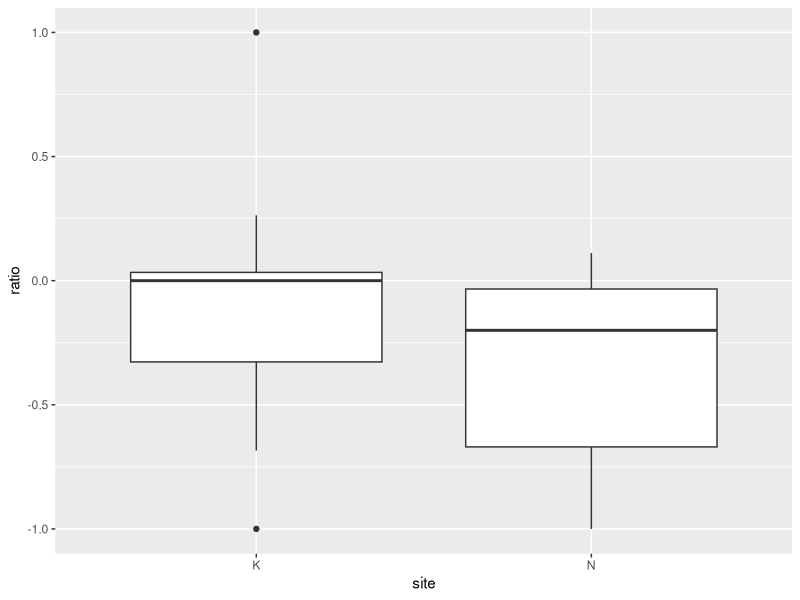
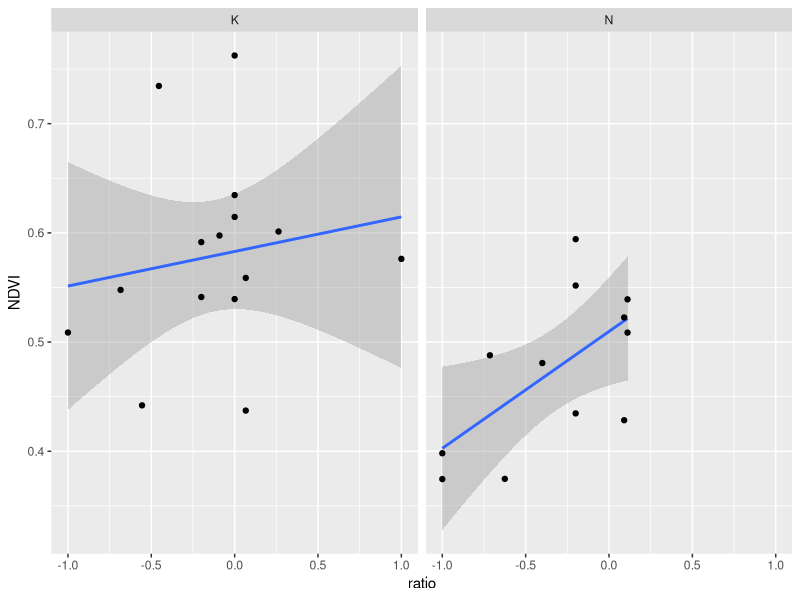
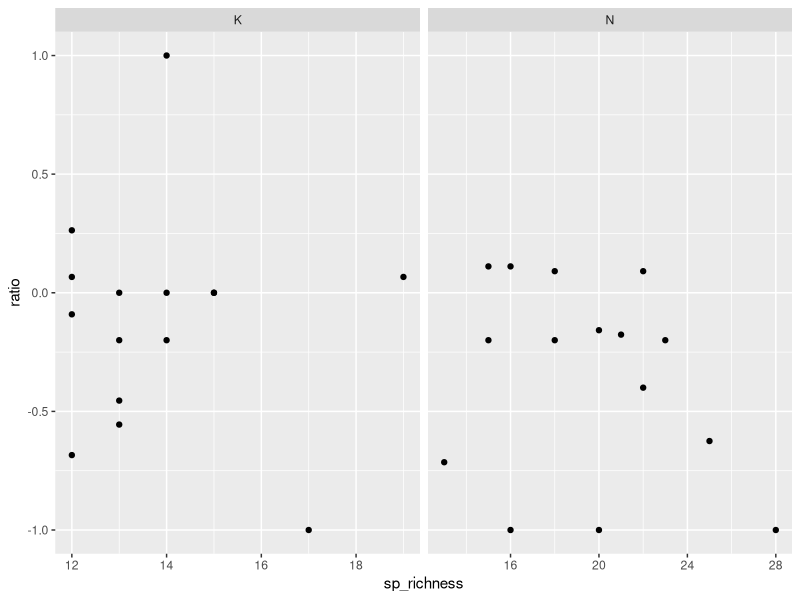
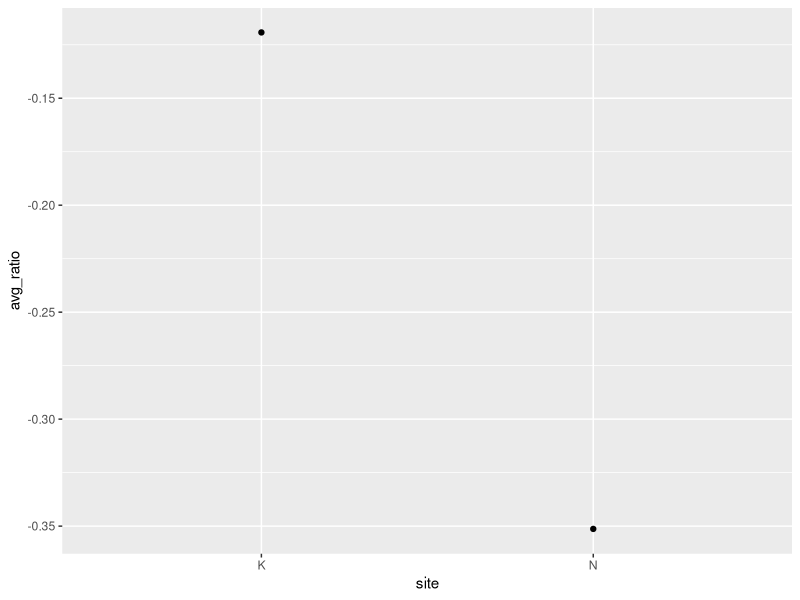
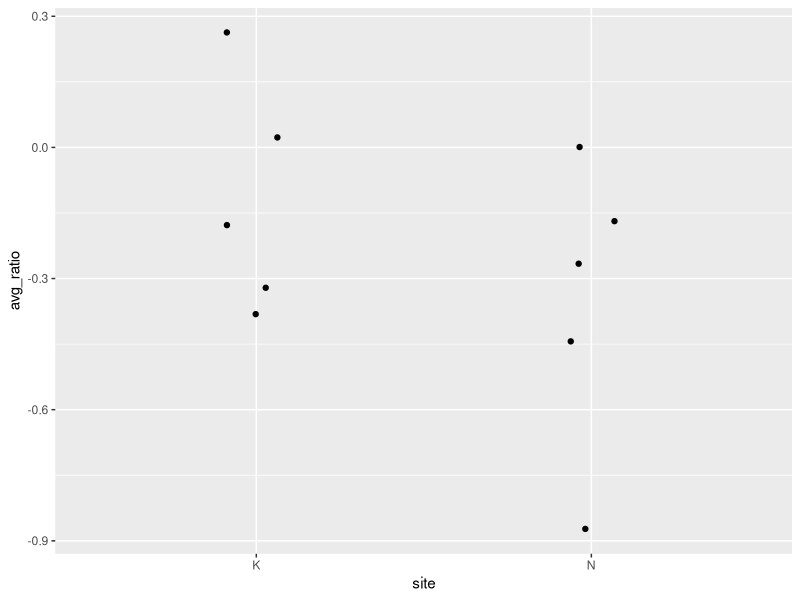
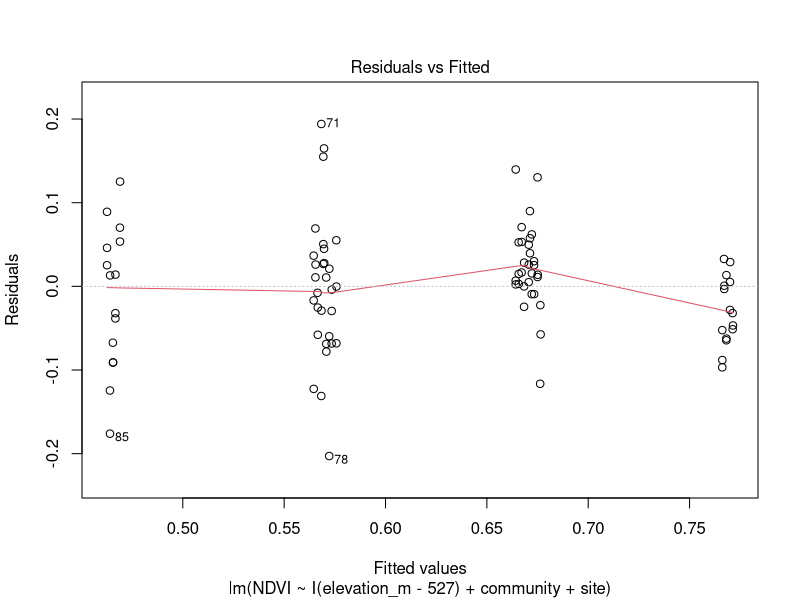
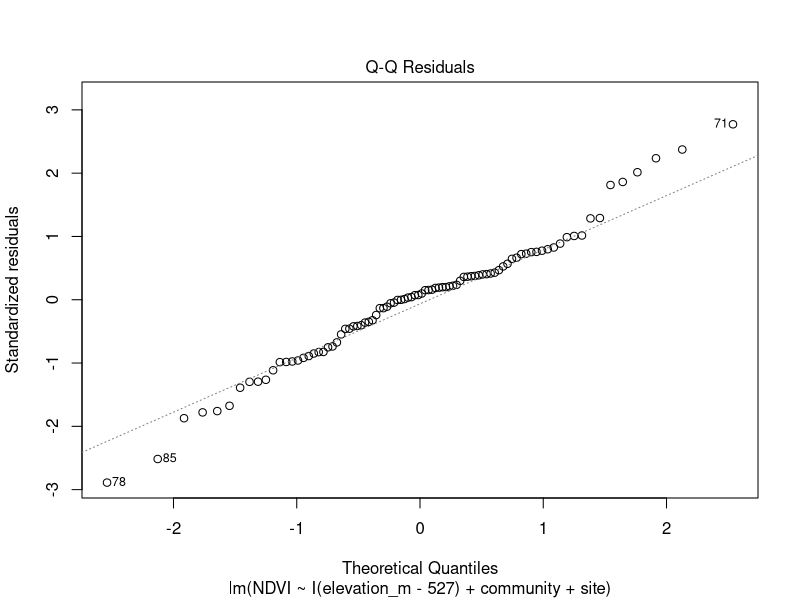
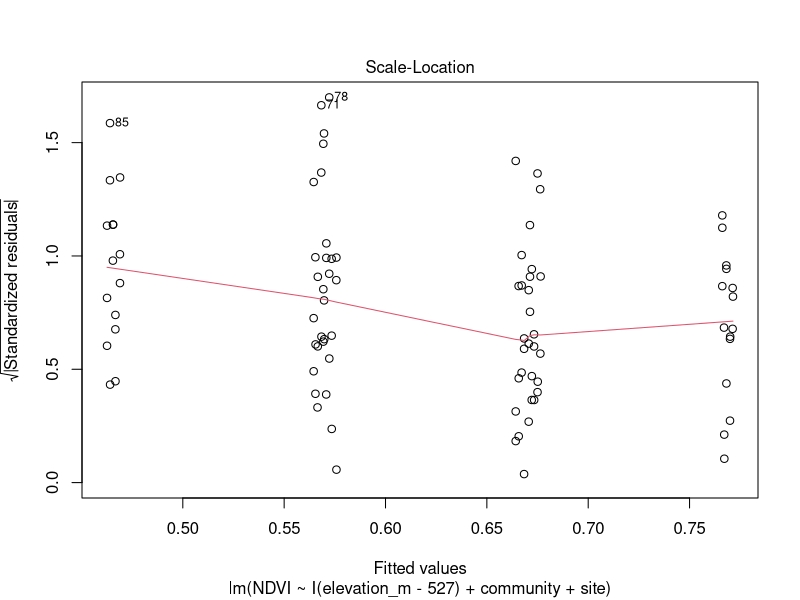

Generate these figures, in order, with R: (Note: this script raises an error after producing the figures.)
## Statistics for Group 6 Arctic Ecosystems Project
## Emma Gemal

### Library ----
library(tidyverse)
library(lmtest)  # for Breusch-Pagan test for homoskedasticity 


### Data ----
sp.full <- read.csv("Data/sp_data.csv", header = T, strip.white = T)
plot.full <- read.csv("Data/plot_data.csv", header = T)

### Data Exploration ----
str(sp.full)
str(plot.full)

## Seeing if any names are inconsistent 
unique(sp.full$species_id)  
unique(sp.full$community)   

unique(plot.full$community)
unique(plot.full$elevation_cat)
# looks good 


### Species Richness Calculation ----
sp.full <- sp.full %>% 
              group_by(site, elevation_cat, community, plot_nr) %>% 
              mutate(sp_richness = length(unique(species_id))) %>% 
              ungroup()

str(sp.full)

rich <- sp.full %>% 
          dplyr::select(site, elevation_cat, community, plot_nr, sp_richness) %>% 
          distinct()
rich
rich %>% 
  group_by(elevation_cat, site, community) %>%
  summarise(no_rows = length(elevation_cat))   # checking we have all the plots 


### Analysis Data ---- 
ndvi.rich <-full_join(plot.full, rich)
head(ndvi.rich)

# fixing the order of elevations to be accurate to the height (= for plotting)
ndvi.rich <- ndvi.rich %>% 
                mutate(elevation_cat = as.factor(elevation_cat)) %>% 
                mutate(elevation_cat = factor(elevation_cat, 
                                              levels = c("L", "LM", "M", "MH", "H")))
str(ndvi.rich)


### Moss:Lichen Ratio ----
## Looking at ratio of moss to lichen in cryptogram plots 
crypto <- sp.full %>% 
            filter(sp_group == "lichen" | sp_group == "moss and liverwort") %>% 
            filter(coverage > 0)

crypto <- crypto %>% 
            dplyr::select(site, elevation_cat, community, plot_nr, sp_group, coverage) %>% 
            pivot_wider(names_from = sp_group, values_from = coverage) 

crypto <- crypto %>%  
            mutate(lichen = replace_na(lichen, 0)) %>% 
            mutate(`moss and liverwort` = replace_na(`moss and liverwort`, 0)) %>% 
            mutate(moss_liverwort = `moss and liverwort`) %>% 
            dplyr::select(!`moss and liverwort`)

# calculating the ratio (normalized)
crypto <- crypto %>%  
            mutate(ratio = (moss_liverwort-lichen)/(moss_liverwort+lichen))  
    # -1 = more lichen, +1 = more moss 

# adding back NDVI
crypto <- left_join(crypto, plot.full, by = c("site", "elevation_cat", "community", "plot_nr")) 
crypto <- crypto %>% 
            dplyr::select(site, elevation_cat, elevation_m, community, plot_nr, ratio, NDVI) %>% 
            filter(community == "C")  # only interested in this community 


# plotting 
ggplot(crypto, aes(x = site, y = ratio)) + 
  geom_boxplot()  # seems to be similar, but slightly higher ratio in K than N (more moss)

ggplot(crypto, aes(x = ratio, y = NDVI)) +
  stat_smooth(method = "lm") +
  geom_point() +
  facet_wrap(~site)  # higher NDVI in K, more plots with moss dominance in K than in N 


### adding richness to see if it correlates ###
crypt.rich <- ndvi.rich %>% 
                filter(community == "C")
crypto2 <- left_join(crypto, crypt.rich)
str(crypto2)

ggplot(crypto2, aes(x = sp_richness, y = ratio)) +
  geom_point() +
  facet_wrap(~site, scales = "free_x")

summary(lm(ratio ~ sp_richness*site, data = crypto2))  # no effect of ratio of lichens on richness

# calculating average ratio
  # by site only
crypto_sum <- crypto %>% 
                group_by(site) %>% 
                summarize(avg_ratio = mean(ratio))

ggplot(crypto_sum, aes(x = site, y = avg_ratio)) + 
  geom_point()

  # by elevation and site 
crypto_sum2 <- crypto %>% 
                  group_by(site, elevation_cat) %>% 
                  summarize(avg_ratio = mean(ratio))

ggplot(crypto_sum2, aes(x = site, y = avg_ratio)) + 
  geom_jitter(width = 0.1)



### Statistical Analysis ----
## Moss:Lichen Ratio -- 
shapiro.test(crypto$ratio)   # not normal itself 
t.test(ratio ~ site, data = crypto)  # not a significant difference though between sites 

crypto %>% group_by(site) %>% summarize(sd(ratio))

shapiro.test(resid(lm(ratio ~ site*elevation_m, data = crypto)))  # normal residuals 
summary(lm(ratio ~ elevation_m*site, data = crypto))  # no significant differences 

shapiro.test(resid(lm(NDVI ~ ratio*site, data = crypto)))  # normal
summary(lm(NDVI ~ ratio*site, data = crypto))  # no significant differences 



## Basic Stats --
anova(lm(NDVI ~ elevation_cat, data = ndvi.rich))
summary(lm(NDVI ~ elevation_m, data = ndvi.rich))  # NDVI doesn't increase with elevation
                                                      # p = 0.698, R2 = 0.0017! SO LOW 

summary(lm(avg_height ~ elevation_m, data = ndvi.rich))  # height doesn't change with elevation
                                                          # but a trend towards a decline in height
                                                          # higher up (p = 0.0695, slope = -0.019 cm)

summary(lm(sp_richness ~ elevation_m, data = ndvi.rich))  # richness declines significantly with 
                                                            # elevation (p = 0.0260, slope = 0.0099)

t.test(NDVI ~ site, data = ndvi.rich)  # NDVI is significantly lower in Nissonjokk (dry)
                                          # p = 3.214e-5, DF = 82, t = 4.4011
                                          # mean K = 0.669, mean N = 0.568
 
t.test(avg_height ~ site, data = ndvi.rich)  # height is not different between the sites
                                                # p = 0.8604, DF = 85, t = -0.176

t.test(sp_richness ~ site, data = ndvi.rich)  # richness is significantly lower in Katterjokk (wet)
                                                # p = 3.747e-9, DF = 79, t = -6.633
                                                # mean K = 13.24 spp, mean N = 17.89 spp 


## Multiple Linear Regression -- 
# for all models, adding I(elevation_m-527) means 527 = elevation 1, so it doesn't estimate from
    # 0 m a.s.l. because that's not where our area is 

# NDVI ~ temperature, precipitation and community 
lm2 <- lm(NDVI ~ I(elevation_m-527) + community + site, data = ndvi.rich)
plot(lm2)  # some potential outliers, but won't remove 
shapiro.test(resid(lm2))   # normally distributed, p > 0.05 
bptest(lm2)   # no heteroskedasticity 
summary(lm2)

lm2int <- lm(NDVI ~ I(elevation_m-527)*community*site, data = ndvi.rich)
plot(lm2int2)  # some potential outliers, but won't remove 
shapiro.test(resid(lm2int2))   # normally distributed, p > 0.05 
bptest(lm2int2)   # no heteroskedasticity 
summary(lm2int2)

# seeing which structure is better
AIC(lm2, lm2int)  # lm2int is best 

# NDVI ~ temperature, precipitation, community and richness
lm3 <- lm(NDVI ~ I(elevation_m-527)*community*site + sp_richness, data = ndvi.rich)
plot(lm3)  # also a few potential outliers
shapiro.test(resid(lm3))   # normal, p > 0.05 
bptest(lm3)   # no heteroskedasticity 

lm3int <- lm(NDVI ~ I(elevation_m-527)*community*site*sp_richness, data = ndvi.rich)
plot(lm3int)  # also a few potential outliers
shapiro.test(resid(lm3int))   # normal, p > 0.05 
bptest(lm3int)   # no heteroskedasticity 

# NDVI ~ temperature, precipitation, community and height 
lm4 <- lm(NDVI ~ I(elevation_m-527)*community*site + avg_height, data = ndvi.rich)
plot(lm4)  # also a few potential outliers
shapiro.test(resid(lm4)) # normal, p > 0.05
bptest(lm4)   # no heteroskedasticity  

lm4int <- lm(NDVI ~ I(elevation_m-527)*community*site*avg_height, data = ndvi.rich)
plot(lm4int)  # also a few potential outliers
shapiro.test(resid(lm4int)) # NOT normal, p < 0.05, don't use!!
bptest(lm4int)   # no heteroskedasticity  

# NDVI ~ temperature, precipitation, community, richness and height
lm5 <- lm(NDVI ~ I(elevation_m-527)*community*site + sp_richness + avg_height, data = ndvi.rich)
plot(lm5)  # also a few potential outliers
shapiro.test(resid(lm5)) # normal, p > 0.05
bptest(lm5)   # no heteroskedasticity  

lm5int <- lm(NDVI ~ I(elevation_m-527)*community*site*sp_richness + avg_height, data = ndvi.rich)
plot(lm5int)  # also a few potential outliers
shapiro.test(resid(lm5int)) # normal, p > 0.05
bptest(lm5int)   # no heteroskedasticity  

lm5int2 <- lm(NDVI ~ I(elevation_m-527)*community*site*avg_height*sp_richness, 
             data = ndvi.rich)
plot(lm5int2)  # also a few potential outliers
shapiro.test(resid(lm5int2)) # NOT normal, p < 0.05, don't use!!
bptest(lm5int2)   # no heteroskedasticity 

# Null model 
nullmod1 <- lm(NDVI ~ 1, data = ndvi.rich)


# Comparison of models
AIC(lm2, lm2int, lm3, lm3int, lm4, lm4int, lm5, lm5int, lm5int2, nullmod1)
  # lowest = lm4int (DF = 25 though)
  # next best (simpler, lower DF) = lm3, lm4, lm2int (all within 2 units)

summary(lm4int)  # too many variables 

summary(lm4)  # height included, nearly significant (but still not)
summary(lm3)  # richness included, nearly significant (but still not)
summary(lm2int)  # no richness nor height 

anova(lm4, lm3)
anova(lm4, lm2int)
anova(lm3, lm2int)

## interpretation ## 
anova(lm2int)
summary(lm2int)   # to get detailed results 

# site and community only
aovlm <- aov(NDVI ~ community*site, data = ndvi.rich)
TukeyHSD(aovlm)

# splitting by site to get direct result of community 
aovlmK <- ndvi.rich %>% filter(site == "K") 
aovlmK <- aov(NDVI ~ community, data = aovlmK)
aovlmN <- ndvi.rich %>% filter(site == "N")
aovlmN <- aov(NDVI ~ community, data = aovlmN)

TukeyHSD(aovlmK)
TukeyHSD(aovlmN)

# splitting by community to get direct result of site 
Ctest <- ndvi.rich %>% filter(community == "C") 
t.test(NDVI ~ site, data = Ctest)
Stest <- ndvi.rich %>% filter(community == "S")
t.test(NDVI ~ site, data = Stest)
Ttest <- ndvi.rich %>% filter(community == "T")
t.test(NDVI ~ site, data = Ttest)

TukeyHSD(aovlmK)
TukeyHSD(aovlmN)



## HOW TO INTERPRET:
# elevation = slope for C
# community = intercept diff for S and T compared to C
# siteN = intercept diff for C in site N 
# elevation:community = difference in slope for S and T compared to C (C slope + other slope)
# community:site = difference in intercept for S and T compared to C (C int + other int)
# elevation:community:site = difference in slope in site N for each community compared to C in K

# difference usually calculated as base + new (+ new)
    # where base = intercept estimate or elevation estimate 
    # and new is the value for a different community, and (+ new) is for another site 

# p-values = whether the difference described is significant 


## Model results --
# in Katterjokk, mean NDVI is significantly higher in short shrubs than cryptograms (C int = 0.5397, 
    # S int = 0.7268, p = 1.25e-5)
# in Katterjokk, NDVI is the highest in tall shrubs, but not significantly greater than short 
    # shrubs (SE is too big = encompasses short shrub value), but it's significantly higher than 
    # cryptogams (T int = # 0.7294, p = 1.03e-5)
# mean NDVI is not significantly different (not lower nor higher) in Nissonjokk for short nor tall
    # shrubs (S: p = 0.0903, T: p = 0.592), but mean NDVI is significantly lower in Nissonjokk for
    # cryptogams (p = 0.00417, int = 0.4191)

# elevation had no effect on cryptogam NDVI in Katterjokk, but there is a trend towards an increase 
    # (slope = 3.579e-4, SE = high (2.024e-4), p = 0.0809), and the same is true for Nissonjokk 
    # since there was no significant interaction effect between elevation and siteN (p = 0.690)
# for short shrubs, elevation also had no effect on NDVI in Katterjokk since the slope is not 
    # significantly different from that of cryptogams (p = 0.390, slope = 1.097e-4), and this was 
    # also the case in Nissonjokk (p = 0.864, slope = 4.504e-5)
# for tall shrubs, increased elevation significantly reduced NDVI in Katterjokk, since there is a
    # significantly different effect compared to cryptogams and the slope is negative (p = 0.0164,
    # slope = -3.464e-4), but for Nissonjokk tall shrubs did not significantly differ in their
    # relationship with elevation to cryptogams and therefore there is no effect of elevation on 
    # NDVI in Nissonjokk (p = 0.44806, slope = -5.88e-5)

# adjusted R2 = 0.6828



## Effects of richness and height --
# NDVI ~ richness and community
lm6 <- lm(NDVI ~ community*sp_richness, data = ndvi.rich)
plot(lm6)  # also a few potential outliers
shapiro.test(resid(lm6)) # normal, p > 0.05 
bptest(lm6)   # no heteroskedasticity 

# NDVI ~ richness, community, site
lm6int <- lm(NDVI ~ community*sp_richness*site, data = ndvi.rich)
plot(lm6int)  # also a few potential outliers
shapiro.test(resid(lm6int)) # NOT normal, p < 0.05, makes sense (need poisson)
bptest(lm6int)   # no heteroskedasticity 

# NDVI ~ richness and height 
lm7 <- lm(NDVI ~ sp_richness + avg_height, data = ndvi.rich)
plot(lm7)  # some potential outliers, but won't remove 
shapiro.test(resid(lm7))   # normally distributed, p > 0.05  
bptest(lm7)   # no heteroskedasticity 

lm7int <- lm(NDVI ~ sp_richness*avg_height, data = ndvi.rich)
plot(lm7int)  # also a few potential outliers
shapiro.test(resid(lm7int)) # normal, p > 0.05 
bptest(lm7int)  # no heteroskedasticity

# NDVI ~ height and community
lm8 <- lm(NDVI ~ avg_height*community, data = ndvi.rich)
plot(lm8)  # also a few potential outliers
shapiro.test(resid(lm8)) # normal, p > 0.05 
bptest(lm8)  # no heteroskedasticity

# NDVI ~ height, community, site
lm8int <- lm(NDVI ~ avg_height*community*site, data = ndvi.rich)
plot(lm8int)  # also a few potential outliers
shapiro.test(resid(lm8int)) # NOT normal, p > 0.05 
bptest(lm8int)  # no heteroskedasticity

# NDVI ~ richness, height and community 
lm9int <- lm(NDVI ~ sp_richness*avg_height*community, data = ndvi.rich)
plot(lm9int)  # also a few potential outliers
shapiro.test(resid(lm9int)) # NOT normal, p < 0.05 
bptest(lm9int)  # no heteroskedasticity

# NDVI ~ richness only
lm10 <- lm(NDVI ~ sp_richness, data = ndvi.rich)
plot(lm10)  # some potential outliers, but won't remove 
shapiro.test(resid(lm10))   # NOT normally distributed, p < 0.05, it's count data duh 
bptest(lm10)  # no heteroskedasticity though

# NDVI ~ height only 
lm11 <- lm(NDVI ~ avg_height, data = ndvi.rich)
plot(lm11)  # some potential outliers, but won't remove 
shapiro.test(resid(lm11))   # NOT normally distributed, p > 0.05  
bptest(lm11)  # no heteroskedasticity though 

AIC(lm3, lm3int, lm4, lm4int, lm5, lm5int, lm5int2, lm6, lm6int, lm7, lm7int, lm8, 
    lm8int, lm9int, lm10, lm11, nullmod1)
# lm4int = the best, but has 25 DF 
# lm8int = next best (13 DF = simpler)

anova(lm4int)
summary(lm4int)
# with elevation, height has some effects in a few places (particularly on tall shrubs)
summary(lm8int)
# height doesn't have any effect without elevation = not worth including 


## Looking at effects for only T -- 
# NDVI ~ height, community, site
ndvi.T <- ndvi.rich %>% 
              filter(community == "T")

# with elevation 
lm4int.T <- lm(NDVI ~ avg_height*site*I(elevation_m-527), data = ndvi.T)
summary(lm4int.T) 

# height ~ elevation*site 
lm.h1 <- lm(avg_height ~ I(elevation_m-527)*site, data = ndvi.T)
plot(lm.h1)  # also a few potential outliers
shapiro.test(resid(lm.h1)) # NOT normal, p < 0.05 
bptest(lm.h1)  # heteroskedasticity not present 
summary(lm.h1)

hist(ndvi.T$avg_height)  # kinda skewed

glm.h1 <- glm(avg_height ~ I(elevation_m-527)*site, family = Gamma(link = log), data = ndvi.T)
summary(glm.h1)  # no effect of anything other than community


t.test(avg_height ~ site, data = ndvi.T)
shapiro.test(resid(lm(avg_height ~ site, data = ndvi.T))) # NOT normal, p < 0.05 
bptest(lm(avg_height ~ site, data = ndvi.T))  # heteroskedasticity not present 

wilcox.test(avg_height ~ site, data = ndvi.T)   # non-parametric 


lm.h2 <- lm(avg_height ~ I(elevation_m-527), data = ndvi.T)
plot(lm.h2)  # also a few potential outliers
shapiro.test(resid(lm.h2)) # NOT normal, p < 0.05 
bptest(lm.h2)  # heteroskedasticity not present 

glm.h2 <- glm(avg_height ~ I(elevation_m-527), family = Gamma(link = log), data = ndvi.T)
summary(glm.h2)  

glm.null <- glm(avg_height ~ 1, family = Gamma(link = log), data = ndvi.T)

AIC(glm.h1, glm.h2, glm.null)  # best is glm.h1

Anova(glm.h1)
summary(glm.h1)  


## Looking at effects for only C -- 
# NDVI ~ height, community, site
ndvi.C <- ndvi.rich %>% 
            filter(community == "C")

# with elevation 
lm4int.C <- lm(NDVI ~ avg_height*site*I(elevation_m-527), data = ndvi.C)
summary(lm4int.C)   # no significant effect of height


# height ~ elevation*site 
lm.h1C <- lm(avg_height ~ I(elevation_m-527)*site, data = ndvi.C)
plot(lm.h1C)  # also a few potential outliers
shapiro.test(resid(lm.h1C)) # normal, p > 0.05 
bptest(lm.h1C)  # heteroskedasticity not present 

hist(ndvi.C$avg_height)  # kinda skewed, not too bad 

glm.h1C <- glm(avg_height ~ I(elevation_m-527)*site, Gamma(link = log), data = ndvi.C)
summary(glm.h1C)  


t.test(avg_height ~ site, data = ndvi.C)
shapiro.test(resid(lm(avg_height ~ site, data = ndvi.C))) # NOT normal, p < 0.05 
bptest(lm(avg_height ~ site, data = ndvi.C))  # heteroskedasticity IS present 

wilcox.test(avg_height ~ site, data = ndvi.C)   # non-parametric 


lm.h2C <- lm(avg_height ~ I(elevation_m-527), data = ndvi.C)
plot(lm.h2C)  # also a few potential outliers
shapiro.test(resid(lm.h2C)) # NOT normal, p < 0.05 
bptest(lm.h2C)  # heteroskedasticity not present 

glm.h2C <- glm(avg_height ~ I(elevation_m-527), Gamma(link = log), data = ndvi.C)
summary(glm.h2C)  

glm.nullC <- glm(avg_height ~ 1, Gamma(link = log), data = ndvi.C)

AIC(glm.h1C, glm.h2C, glm.nullC)  # null is best/ not worse than the others 
